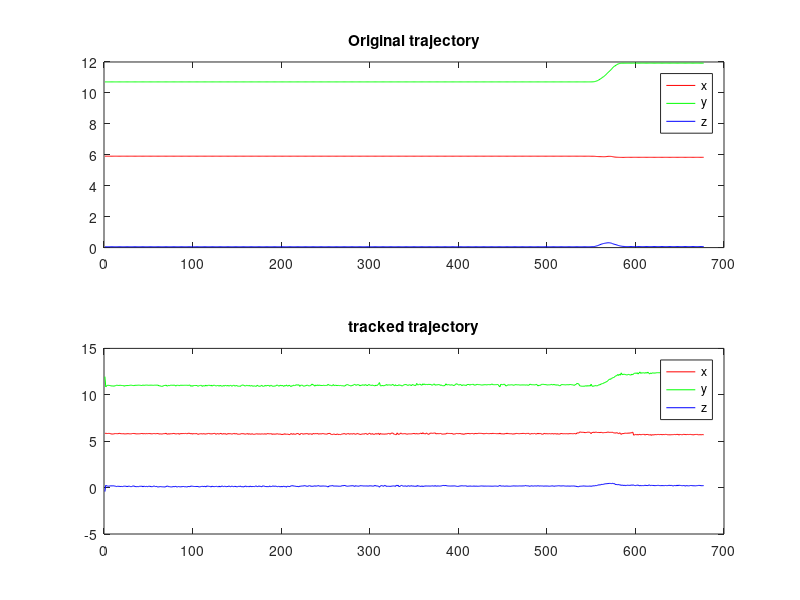
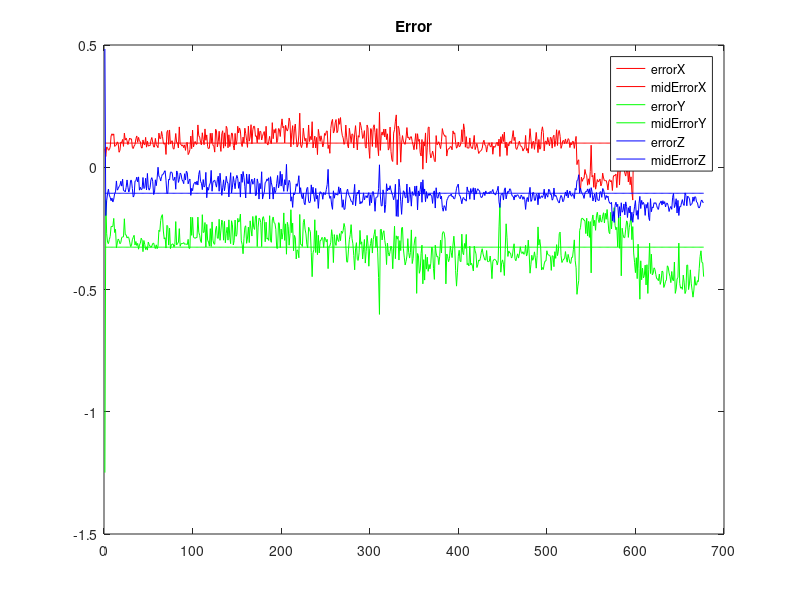
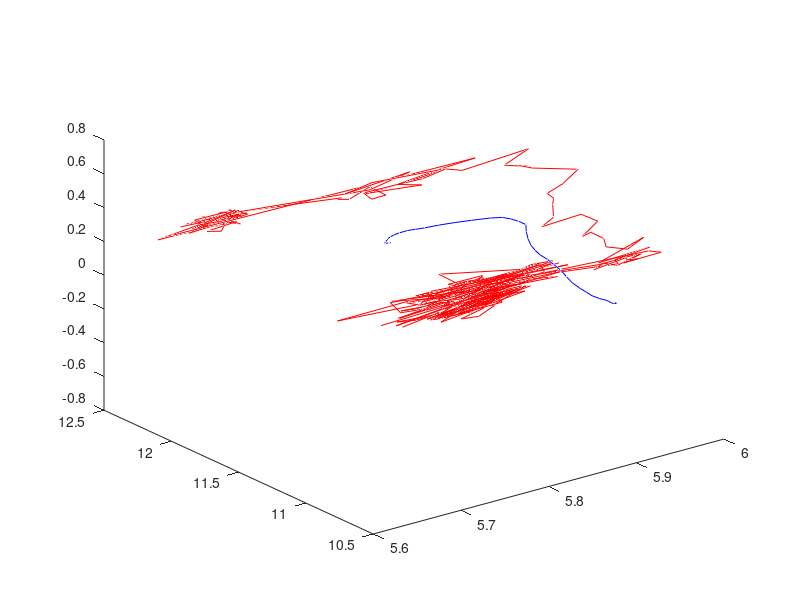

Write MATLAB code to recreate these figures, in order.
clear all;close all; clc;
station_out_log = load('outputFile_StereoTracking.txt');
real_log = load('ViconData2.txt');

[nO, mO] = size(real_log);
[nS, mS] = size(station_out_log);

% nS = 200;
nO=nS;

figure(1);
subplot(2,1,1);
plot(       1:nO, real_log(1:nO,2),'r',...
            1:nO, real_log(1:nO,3),'g',...
            1:nO, real_log(1:nO,4),'b');
title('Original trajectory');
legend('x','y','z');
subplot(2,1,2);
plot(       1:nS, station_out_log(1:nS,2),'r',...
            1:nS, station_out_log(1:nS,3),'g',...
            1:nS, station_out_log(1:nS,4),'b');
title('tracked trajectory');
legend('x','y','z');

figure(2);
errorX = real_log(1:nO, 2) - station_out_log(1:nS, 2);
errorY = real_log(1:nO, 3) - station_out_log(1:nS, 3);
errorZ = real_log(1:nO, 4) - station_out_log(1:nS, 4);

midErrorX(1:nS) = sum(real_log(1:nO, 2) - station_out_log(1:nS, 2))/nS;
midErrorY(1:nS) = sum(real_log(1:nO, 3) - station_out_log(1:nS, 3))/nS;
midErrorZ(1:nS) = sum(real_log(1:nO, 4) - station_out_log(1:nS, 4))/nS;

plot(       1:nS, errorX,'r',...
            1:nS, midErrorX,'r',...
            1:nS, errorY,'g',...
            1:nS, midErrorY,'g',...
            1:nS, errorZ,'b',...
            1:nS, midErrorZ,'b');
title('Error');
legend('errorX', 'midErrorX', 'errorY', 'midErrorY', 'errorZ', 'midErrorZ');

figure(3);
plot3(      real_log(1:nO,2), real_log(1:nO,3), real_log(1:nO,4), 'b',...
            station_out_log(1:nS,2), station_out_log(1:nS,3), station_out_log(1:nS,4), 'r');

% figure(4);
% midFPS1 = sum(station_out_log(1:nS,7))/nS;
% midFPS2 = sum(station_out_log(1:nS,8))/nS;
% 
% midFPS1(1:nS) = midFPS1;
% midFPS2(1:nS) = midFPS2;
% 
% subplot(2,1,1);
% plot(1:nS, station_out_log(1:nS,7), 'r', 1:nS, midFPS1, 'k');
% title('Segmentation FPS')
% subplot(2,1,2);
% plot(1:nS, station_out_log(1:nS,8), 'b', 1:nS, midFPS2, 'k');
% title('Tracking FPS')
